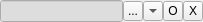
<?xml version="1.0" encoding="UTF-8"?>
<ui version="4.0">
 <class>uoDbLineEdit</class>
 <widget class="QWidget" name="uoDbLineEdit">
  <property name="geometry">
   <rect>
    <x>0</x>
    <y>0</y>
    <width>203</width>
    <height>22</height>
   </rect>
  </property>
  <property name="windowTitle">
   <string/>
  </property>
  <layout class="QHBoxLayout" name="horizontalLayout">
   <property name="spacing">
    <number>0</number>
   </property>
   <property name="margin">
    <number>0</number>
   </property>
   <item>
    <widget class="QLineEdit" name="m_lineEdit">
     <property name="palette">
      <palette>
       <active>
        <colorrole role="Base">
         <brush brushstyle="SolidPattern">
          <color alpha="255">
           <red>234</red>
           <green>234</green>
           <blue>234</blue>
          </color>
         </brush>
        </colorrole>
       </active>
       <inactive>
        <colorrole role="Base">
         <brush brushstyle="SolidPattern">
          <color alpha="255">
           <red>221</red>
           <green>221</green>
           <blue>221</blue>
          </color>
         </brush>
        </colorrole>
       </inactive>
       <disabled>
        <colorrole role="Base">
         <brush brushstyle="SolidPattern">
          <color alpha="255">
           <red>212</red>
           <green>208</green>
           <blue>200</blue>
          </color>
         </brush>
        </colorrole>
       </disabled>
      </palette>
     </property>
     <property name="cursor">
      <cursorShape>ArrowCursor</cursorShape>
     </property>
     <property name="acceptDrops">
      <bool>false</bool>
     </property>
    </widget>
   </item>
   <item>
    <widget class="QToolButton" name="m_chooseTB">
     <property name="minimumSize">
      <size>
       <width>20</width>
       <height>20</height>
      </size>
     </property>
     <property name="maximumSize">
      <size>
       <width>20</width>
       <height>20</height>
      </size>
     </property>
     <property name="focusPolicy">
      <enum>Qt::NoFocus</enum>
     </property>
     <property name="contextMenuPolicy">
      <enum>Qt::NoContextMenu</enum>
     </property>
     <property name="toolTip">
      <string>Выбрать</string>
     </property>
     <property name="text">
      <string>...</string>
     </property>
    </widget>
   </item>
   <item>
    <widget class="QToolButton" name="m_chooseTBA">
     <property name="minimumSize">
      <size>
       <width>20</width>
       <height>20</height>
      </size>
     </property>
     <property name="maximumSize">
      <size>
       <width>20</width>
       <height>20</height>
      </size>
     </property>
     <property name="focusPolicy">
      <enum>Qt::NoFocus</enum>
     </property>
     <property name="contextMenuPolicy">
      <enum>Qt::NoContextMenu</enum>
     </property>
     <property name="toolTip">
      <string>Выбрать</string>
     </property>
     <property name="text">
      <string/>
     </property>
     <property name="arrowType">
      <enum>Qt::DownArrow</enum>
     </property>
    </widget>
   </item>
   <item>
    <widget class="QToolButton" name="m_openTB">
     <property name="minimumSize">
      <size>
       <width>20</width>
       <height>20</height>
      </size>
     </property>
     <property name="maximumSize">
      <size>
       <width>20</width>
       <height>20</height>
      </size>
     </property>
     <property name="focusPolicy">
      <enum>Qt::NoFocus</enum>
     </property>
     <property name="contextMenuPolicy">
      <enum>Qt::NoContextMenu</enum>
     </property>
     <property name="toolTip">
      <string>Открыть</string>
     </property>
     <property name="text">
      <string>O</string>
     </property>
    </widget>
   </item>
   <item>
    <widget class="QToolButton" name="m_clearTB">
     <property name="minimumSize">
      <size>
       <width>20</width>
       <height>20</height>
      </size>
     </property>
     <property name="maximumSize">
      <size>
       <width>20</width>
       <height>20</height>
      </size>
     </property>
     <property name="focusPolicy">
      <enum>Qt::NoFocus</enum>
     </property>
     <property name="contextMenuPolicy">
      <enum>Qt::NoContextMenu</enum>
     </property>
     <property name="toolTip">
      <string>Очистить</string>
     </property>
     <property name="text">
      <string>X</string>
     </property>
    </widget>
   </item>
  </layout>
 </widget>
 <tabstops>
  <tabstop>m_lineEdit</tabstop>
 </tabstops>
 <resources/>
 <connections/>
</ui>
